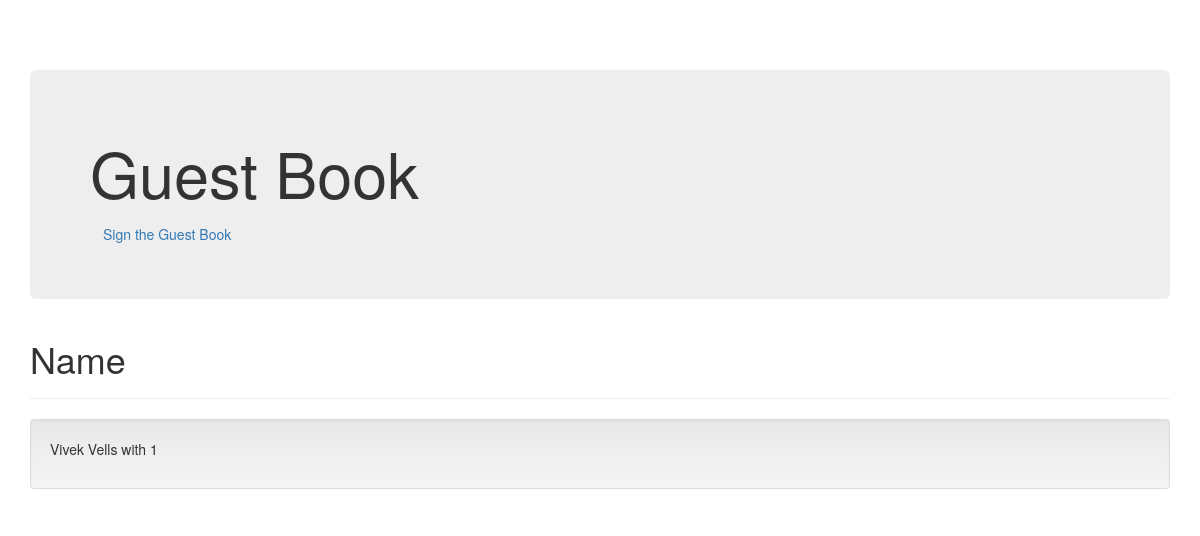
/guestbook/, run on an earlier commit of the app's database.
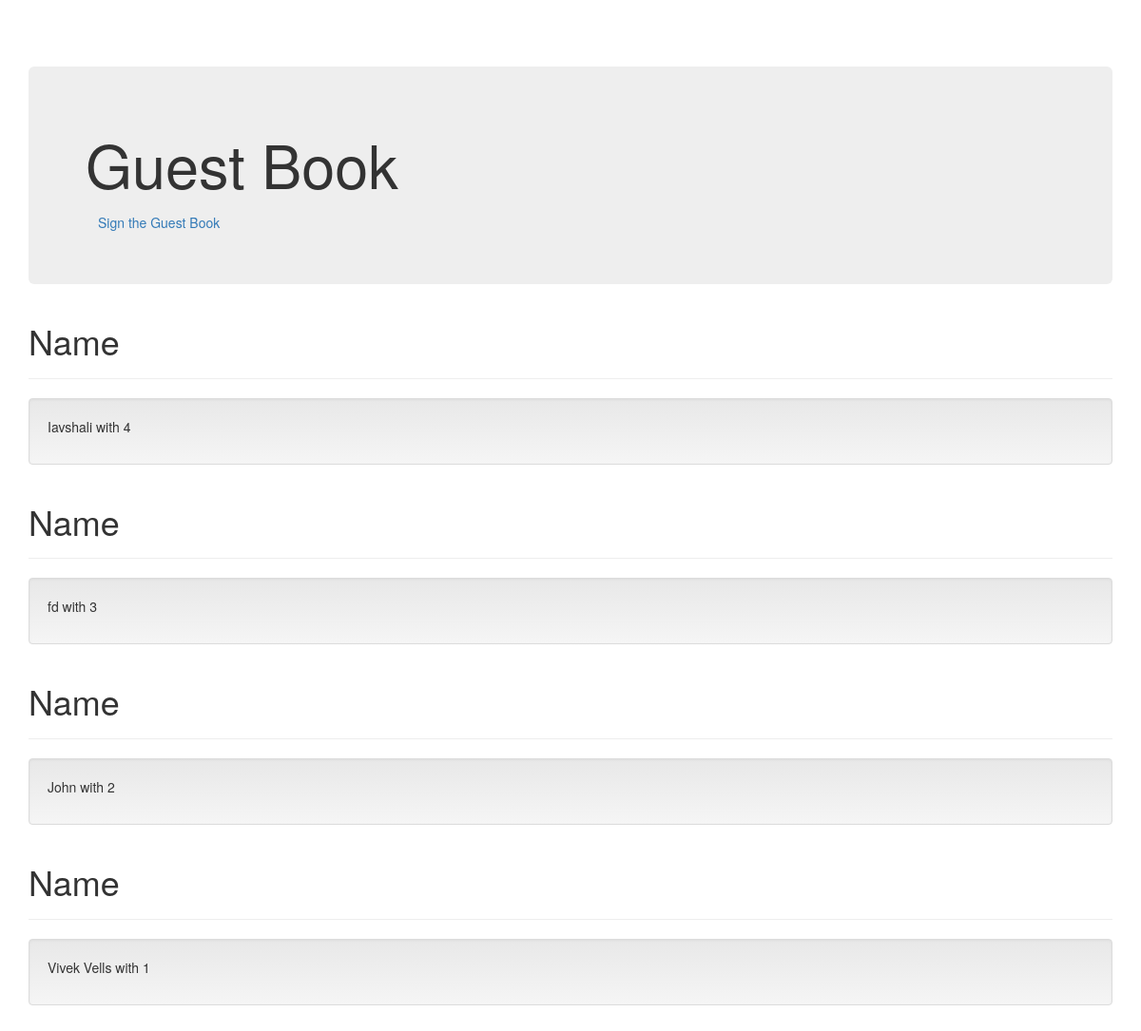
And on a later commit of the database.
### guestbook/models.py (models this page shows, shortened)
class Comment(models.Model):
    name = models.CharField(max_length=20)
    comment = models.TextField()
    date_added = models.DateTimeField(default=timezone.now)

### guestbook/views.py (the view)
# urls.py: path('', views.guestbookIndex, name='index'),
def guestbookIndex(request):
    commentObj = Comment.objects.order_by('-date_added')
    context = {'comments' : commentObj}
    return render(request, 'guestbook/index.html', context)

### guestbook/templates/guestbook/index.html (shortened to what this page needs)
{% load static %}
<!DOCTYPE html>
<html lang="en">
  <head>
    <link href="{% static 'guestbook/bootstrap.min.css' %}" rel="stylesheet">
    <link href="{% static 'guestbook/bootstrap-theme.min.css' %}" rel="stylesheet">
    <link href="{% static 'guestbook/theme.css' %}" rel="stylesheet">
  </head>
  <body>
    <div class="container theme-showcase" role="main">
      <div class="jumbotron">
        <h1>Guest Book</h1>
        <a type="button" class="btn btn-link" href="{% url 'sign' %}">Sign the Guest Book</a>
      </div>
      {% for comment in comments %}
      <div class="page-header">
        <h1>Name</h1>
      </div>
      <div class="well">
        <p>{{comment.name}} with {{comment.id}}</p>
      </div>
      {% endfor %}
    </div>
  </body>
</html>

### guestbook/static/guestbook/theme.css (style rules this page uses)
body { padding-top: 70px; padding-bottom: 30px; }

What changed in the data, as far as the page shows it:
added Comment: name "Iavshali", id "4"
added Comment: name "fd", id "3"
added Comment: name "John", id "2"
